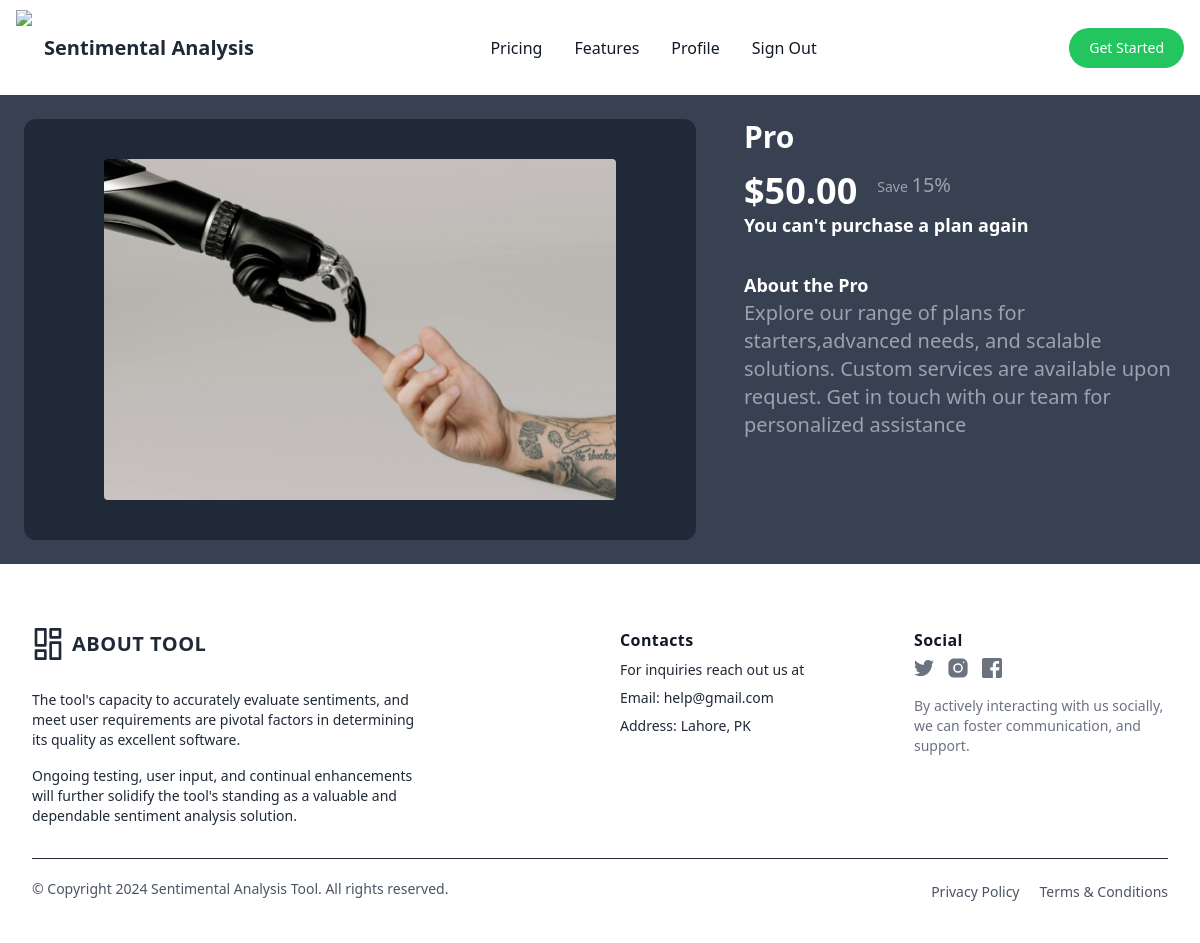
Screenshot of /plan_detail/2 (signed in) with the database file from the repository.
### analysis/models.py (models this page shows)
class Plans(models.Model):
    name=models.CharField(null=True,max_length=100)
    plan_description=models.TextField()
    plan_pricing=models.DecimalField(max_digits=10,decimal_places=2)
    discount=models.CharField(max_length=10)
    benefit1=models.CharField(max_length=20)
    benefit2=models.CharField(max_length=20)
    duration=models.IntegerField(null=True)
    plan_image=models.ImageField(upload_to="plan_images/",null=True)
    created_at=models.DateTimeField(default=timezone.now)
    class Meta:
        verbose_name_plural='Plans'
    def __str__(self):
        return self.name

### analysis/views.py (the view)
# urls.py: path('plan_detail/<str:id>',plan_detail,name='plan_detail'),
@login_required
def plan_detail(request,id):
     plan_detail=get_object_or_404(Plans,id=id)
     print(plan_detail)
     pub_key = settings.STRIPE_PUBLIC_KEY
     check=Plan_purchase.objects.filter(user=request.user).exists()
     return render(request,'plan_detail.html',{'plan_detail':plan_detail,'pub_key':pub_key,'check':check})

### templates/plan_detail.html (shortened to what this page needs)
{% extends 'base.html' %}
{% block content %}
<head>
    <head>
        <link href="https://cdn.jsdelivr.net/npm/daisyui@4.11.1/dist/full.min.css" rel="stylesheet" type="text/css" />
        <script src="https://cdn.tailwindcss.com"></script>
    </head>
</head>
<div class="font-sans bg-gray-700">
    <div class="p-6 lg:max-w-7xl max-w-2xl max-lg:mx-auto">
      <div class="grid items-start grid-cols-1 lg:grid-cols-5 gap-12">
        <div class="lg:col-span-3 w-full lg:sticky top-0 text-center">
          <div class="bg-gray-800 px-4 py-10 rounded-xl">
            <img src="{{plan_detail.plan_image.url}}" alt="Product" class="w-4/5 rounded object-cover mx-auto" />
          </div>
        </div>
        <div class="lg:col-span-2">
          <h2 class="text-3xl font-semibold text-white">{{plan_detail.name}}</h2>
          <div class="flex flex-wrap gap-4 mt-4">
            <p class="text-white text-4xl font-semibold">${{plan_detail.plan_pricing}}</p>
            <p class="text-gray-400 text-xl"> <span class="text-sm ml-1">Save </span>{{plan_detail.discount}}</p>
          </div>
          {% if check %}<h1 class="text-lg font-semibold text-white">You can't purchase a plan again</h1>
{% else %}
<div class="flex flex-wrap gap-4 mt-8">
    <button type="button" class="min-w-[200px] px-4 py-3 bg-yellow-300 hover:bg-yellow-400 text-black text-sm font-semibold rounded" onclick="buy(event)"  id="showSpinnerButton">Buy now</button>
  </div>
{% endif %}
          <div class="mt-8">
            <h3 class="text-lg font-semibold text-white">About the {{plan_detail.name}}</h3>
           <p class="text-gray-400 text-xl">
            Explore our range of plans for starters,advanced needs, and scalable solutions. Custom services are available upon request. Get in touch with our team for personalized assistance
           </p>
          </div>
        </div>
      </div>
    </div>
  </div>
{% endblock  %}

### templates/base.html (shortened to what this page needs)
<!DOCTYPE html>
<html>
<head>
    <link href="https://cdn.jsdelivr.net/npm/daisyui@4.11.1/dist/full.min.css" rel="stylesheet" type="text/css" />
    <script src="https://cdn.tailwindcss.com"></script>
</head>
<body >
    <nav class="bg-white border-black-200 py-2.5 dark:bg-white-900 " >
        <div class="flex flex-wrap items-center justify-between max-w-screen-xl px-4 mx-auto ">
            <a href="/" class="flex items-center">
                <img src="https://i.pinimg.com/736x/06/e4/22/06e422b0319a58430198f1156580b7ed.jpg" class="h-9 mr-3 sm:h-9" style="height: 75px;" >
                <span class="self-center text-xl font-semibold whitespace-nowrap dark:text-gray-00">Sentimental Analysis</span>
            </a>
            <div class="flex items-center lg:order-2">
                <a href="/sentimental_analysis/"
                    class="text-white  bg-green-500 hover:bg-accent focus:ring-4 focus:ring-purple-300 font-medium rounded-lg text-sm px-4 lg:px-5 py-2 lg:py-2.5 sm:mr-2 lg:mr-0 dark:bg-purple-600 dark:hover:bg-green-500 focus:outline-none dark:focus:ring-purple-800" style="border-radius: 110px;">Get Started</a>
            </div>
            <div class="items-center justify-between w-full lg:flex lg:w-auto lg:order-1" id="mobile-menu-2">
                <ul class="flex flex-col mt-4 font-medium lg:flex-row lg:space-x-8 lg:mt-0">
                    <li>
                        <a href=""hx-get="{% url 'pricing'   %}" hx-push-url="{% url 'pricing'   %}" hx-target="#change"
                            class="block py-2 pl-3 pr-4 text-gray-900 border-b border-gray-100 hover:bg-gray-50 lg:hover:bg-transparent lg:border-0 lg:hover:text-green-500 lg:p-0 dark:text-gray-400 lg:dark:hover:text-white dark:hover:bg-gray-700 dark:hover:text-white lg:dark:hover:bg-transparent dark:border-gray-700">Pricing</a>
                    </li>
                    <li>
                        <a href=""  hx-get="{% url 'features'   %}" hx-push-url="{% url 'features'   %}" hx-target="#change"
                            class="block py-2 pl-3 pr-4 text-gray-900 border-b border-gray-100 hover:bg-gray-50 lg:hover:bg-transparent lg:border-0 lg:hover:text-green-500 lg:p-0 dark:text-gray-400 lg:dark:hover:text-white dark:hover:bg-gray-700 dark:hover:text-white lg:dark:hover:bg-transparent dark:border-gray-700">Features</a>
                    </li>
                    {% if request.user.is_authenticated %}
                    <li>
                    <a  href="" hx-get="/auth/User_profile/" hx-push-url="/auth/User_profile/" hx-target="#change"
                          class="block py-2 pl-3 pr-4 text-gray-900 border-b border-gray-100 hover:bg-gray-50 lg:hover:bg-transparent lg:border-0 lg:hover:text-green-500 lg:p-0 dark:text-gray-400 lg:dark:hover:text-white dark:hover:bg-gray-700 dark:hover:text-white lg:dark:hover:bg-transparent dark:border-gray-700">
                            Profile
                         </a>
                  </li>
                    <li>
                      <a  href="/logout/"
                          class="block py-2 pl-3 pr-4 text-gray-900 border-b border-gray-100 hover:bg-gray-50 lg:hover:bg-transparent lg:border-0 lg:hover:text-green-500 lg:p-0 dark:text-gray-400 lg:dark:hover:text-white dark:hover:bg-gray-700 dark:hover:text-white lg:dark:hover:bg-transparent dark:border-gray-700">
                            Sign Out
                         </a>
                  </li>
                     {% endif %}
                </ul>
            </div>
        </div>
    </nav>
<main id="change">
  {% block content %}
  {% endblock %}
</main>
<div class="px-4 pt-16 mx-auto sm:max-w-xl md:max-w-full lg:max-w-screen-xl md:px-24 lg:px-8">
  <div class="grid gap-10 row-gap-6 mb-8 sm:grid-cols-2 lg:grid-cols-4">
    <div class="sm:col-span-2">
      <a href="/" aria-label="Go home" title="Company" class="inline-flex items-center">
        <span class="ml-2 text-xl font-bold tracking-wide text-gray-800 uppercase">About Tool</span>
      </a>
      <div class="mt-6 lg:max-w-sm">
        <p class="text-sm text-gray-800">
          The tool's capacity to accurately evaluate sentiments, and meet user requirements are pivotal factors in determining its quality as excellent software.
        </p>
        <p class="mt-4 text-sm text-gray-800">
          Ongoing testing, user input, and continual enhancements will further solidify the tool's standing as a valuable and dependable sentiment analysis solution.
        </p>
      </div>
    </div>
    <div class="space-y-2 text-sm">
      <p class="text-base font-bold tracking-wide text-gray-900">Contacts</p>
      <div class="flex">
        <p class="mr-1 text-gray-800">For inquiries</p>
        <a href="tel:850-123-5021" aria-label="Our phone" title="Our phone" class="transition-colors duration-300 text-deep-purple-accent-400 hover:text-deep-purple-800">reach out us at</a>
      </div>
      <div class="flex">
        <p class="mr-1 text-gray-800">Email:</p>
        <a href="mailto:info@lorem.mail" aria-label="Our email" title="Our email" class="transition-colors duration-300 text-deep-purple-accent-400 hover:text-deep-purple-800">help@gmail.com</a>
      </div>
      <div class="flex">
        <p class="mr-1 text-gray-800">Address:</p>
        <a href="https://www.google.com/maps" target="_blank" rel="noopener noreferrer" aria-label="Our address" title="Our address" class="transition-colors duration-300 text-deep-purple-accent-400 hover:text-deep-purple-800">
          Lahore, PK
        </a>
      </div>
    </div>
    <div>
      <span class="text-base font-bold tracking-wide text-gray-900">Social</span>
      <div class="flex items-center mt-1 space-x-3">
        <a href="/" class="text-gray-500 transition-colors duration-300 hover:text-deep-purple-accent-400">
        </a>
        <a href="/" class="text-gray-500 transition-colors duration-300 hover:text-deep-purple-accent-400">
        </a>
        <a href="/" class="text-gray-500 transition-colors duration-300 hover:text-deep-purple-accent-400">
        </a>
      </div>
      <p class="mt-4 text-sm text-gray-500">
        By actively interacting with us socially, we can foster communication, and support.
      </p>
    </div>
  </div>
  <div class="flex flex-col-reverse justify-between pt-5 pb-10 border-t lg:flex-row">
    <p class="text-sm text-gray-600">
      © Copyright 2024 Sentimental Analysis Tool. All rights reserved.
    </p>
    <ul class="flex flex-col mb-3 space-y-2 lg:mb-0 sm:space-y-0 sm:space-x-5 sm:flex-row">
      <li>
        <a href="/" class="text-sm text-gray-600 transition-colors duration-300 hover:text-deep-purple-accent-400">Privacy Policy</a>
      </li>
      <li>
        <a href="/" class="text-sm text-gray-600 transition-colors duration-300 hover:text-deep-purple-accent-400">Terms &amp; Conditions</a>
      </li>
    </ul>
  </div>
</div>
</body>
<html

### rows the page displays
Plans: plan_image (picture), name "Pro", plan_pricing "50.00", discount "15%"
